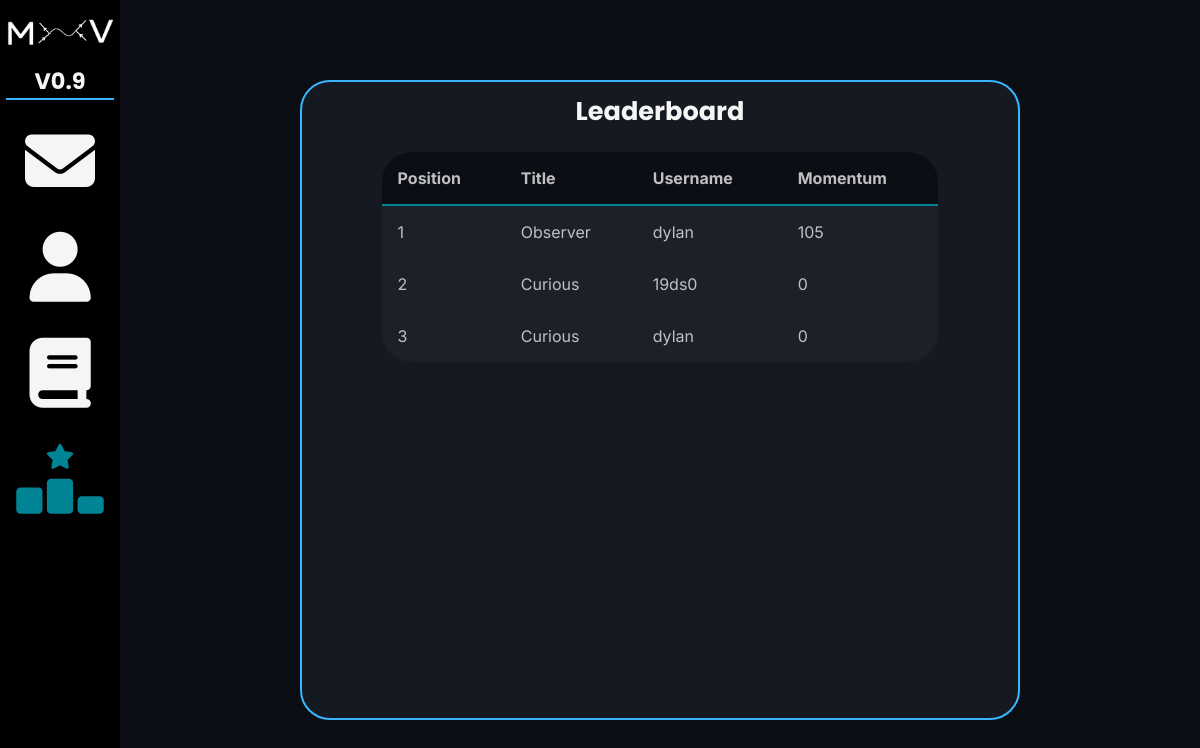
The page /leaderboard/1 on the database its author committed.
### database/create_db.py (models this page shows)
class User(db.Model):
    __tablename__ = "users"
    user_id = db.Column(db.Integer, primary_key=True)
    username = db.Column(db.String(10), nullable=False)
    email = db.Column(db.String(254), nullable=False, unique=True)
    password_hash = db.Column(db.Integer)
    bio = db.Column(db.String(200), nullable=False)
    join_date = db.Column(db.DateTime, default=datetime.now)
    verified = db.Column(db.Boolean, default=False)
    code = db.Column(db.Integer, nullable=False)
    profile_picture = db.Column(db.String(255), default="keating_pfp.png")
    title = db.Column(db.String(67), default="Curious")
    temporary_password_hash = db.Column(db.Integer, default=67)
    stats = db.relationship(
        "Stats", uselist=False, back_populates="user", cascade="all, delete-orphan"
    )

### routes/leaderboard.py (the view)
@leaderboard_bp.route("/leaderboard/<int:id>")
def settings(id):
    top_users = Leaderboard.get_top_users()
    return render_template("leaderboard.html", id=id, top_users=top_users)

### database/select_db.py (called while the page is built)
    @staticmethod
    def get_top_users():
        top_users = Stats.query.order_by(Stats.total_momentum.desc()).limit(10).all()
        user_data = []
        for user in top_users:
            user_data.append({
                "username": user.user.username,
                "total_momentum": user.total_momentum,
                "title": user.user.title,
                "profile_picture": user.user.profile_picture
            })
        return user_data

### services/leaderboard_service.py (called while the page is built)
    @staticmethod
    def get_top_users():
        return Select.get_top_users()

### templates/leaderboard.html
{% extends "joined.html" %}
{% block style2 %}
<link rel="stylesheet" href="{{ url_for('static', filename='css/leaderboard.css') }}" />
{% endblock %}
{% block main %}
<main>
	<div class="card" id="leaderboard-div">
		<h2 id="leaderboard-title">Leaderboard</h2>
		<table id="leaderboard-table">
			<tr>
				<th><h4>Position</h4></th>
				<th><h4>Title</h4></th>
				<th><h4>Username</h4></th>
				<th><h4>Momentum</h4></th>
			</tr>
			{% for user in top_users %}
			<tr>
				<td><p>{{ loop.index }}</p></td>
				<td><p>{{ user.title }}</p></td>
				<td><p>{{ user.username }}</p></td>
				<td><p>{{ user.total_momentum }}</p></td>
			</tr>
			{% endfor %}
		</table>
	</div>
</main>
{% endblock %}

### static/css/styles.css (style rules this page uses)
:root { --bg: #0b0e14; --card: #151922; --border: #38b6ff; --button: #018493; --primary: #f5f5f5; --secondary: #c0c0c0; --input: #1c2028; --error: #b71c1c; }
* { margin: 0; padding: 0; box-sizing: border-box; }
html, body { width: 100%; overflow-x: hidden; height: 100vh; background: var(--bg); }
h1, h2, h3, button, header a, .dropdown, .header-link, input[type="submit"], .button { font-family: "Poppins", system-ui, sans-serif; font-size: 2.2rem; color: var(--primary); }
h2 { font-size: 1.6rem; }
p, h4, input[type="email"], input[type="password"], input[type="text"], input[type="file"], textarea, a, input[type="float"] { font-family: "Inter", system-ui, sans-serif; font-size: 1rem; color: var(--secondary); }
h4 { font-weight: bold; }
.card { background-color: var(--card); padding: 0.625rem; border: 2px solid var(--border); border-radius: 1.875rem; }

### static/css/joined.css (style rules this page uses)
main { display: flex; flex-direction: column; align-items: center; justify-content: center; width: 90vw; height: 100vh; margin-left: 10vw; }

### static/css/leaderboard.css (style rules this page uses)
:root { --selected-fg: #018493; --bg: #0b0e14; --card: #151922; --border: #38b6ff; --primary: #f5f5f5; --secondary: #c0c0c0; --error: #b71c1c; --even-row: #2b2d31; --odd-row: #1c2028; }
#leaderboard-div { width: 60vw; height: 80vh; display: flex; flex-direction: column; align-items: center; }
#leaderboard-title { margin-bottom: 0.3rem; }
#leaderboard-table { width: 80%; border-collapse: collapse; margin-top: 1rem; background-color: var(--input); border-radius: 1.875rem; }
#leaderboard-table th { background-color: var(--bg); color: #00d4ff; padding: 1rem; text-align: left; border-bottom: 2px solid var(--selected-fg); }
#leaderboard-table th:first-child { border-top-left-radius: 1.875rem; }
#leaderboard-table th:last-child { border-top-right-radius: 1.875rem; }
#leaderboard-table td { padding: 1rem; }
#leaderboard-table tr { background-color: var(--odd-row); }
#leaderboard-table tr:last-child td:first-child { border-bottom-left-radius: 1.875rem; }
#leaderboard-table tr:last-child td:last-child { border-bottom-right-radius: 1.875rem; }

### rows shown on the page
User: title "Observer", username "dylan", total_momentum "105"
User: title "Curious", username "19ds0", total_momentum "0"
User: title "Curious", username "dylan", total_momentum "0"
